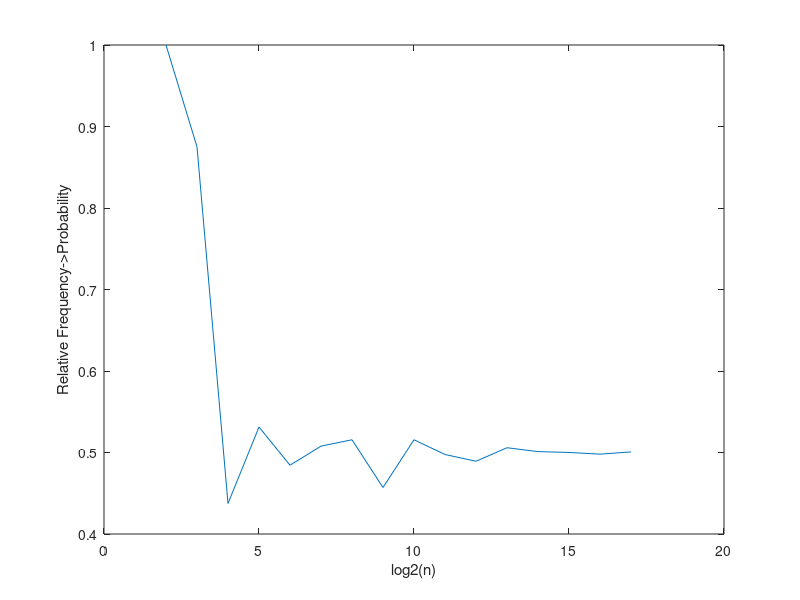

MATLAB code to generate this figure: (Note: this script raises an error after producing the figure.)
clear

% Create an array of the of values for the sample size as powers of 2
n=2.^(2:17)';
%Maximum Value for iterator i used in for-loop below
imax=length(n);
% Memory allocation for relative frequency p and sample size ni
p=zeros(imax,1);
ni=zeros(imax,1);

for i=1:imax
    
    ni=n(i);
    % Generate ni random numbers from the continius uniform distribution
    % in the interval (0,1)
    x=rand(ni,1);
    % Find which of these numbers are larger than 0.5 (coin flip: tails)                                   
    k=find(x<0.5); 
    %and count them
    tails=length(k);
    % Calculate the relative frequency of tails p
    p(i)=tails/ni;
    % Output: values of n and p 
    fprintf('n=%d  p=%.3f\n',ni,p(i));
    
end

% Create a figure with the plot of relative frequency (p) of tails as a 
% function of sample size (n)
figure(1)
clf
plot(log2(n),p)
xlabel('log2(n)')
ylabel('Relative Frequency->Probability')
hold on
yline(0.5,'r')
grid on
